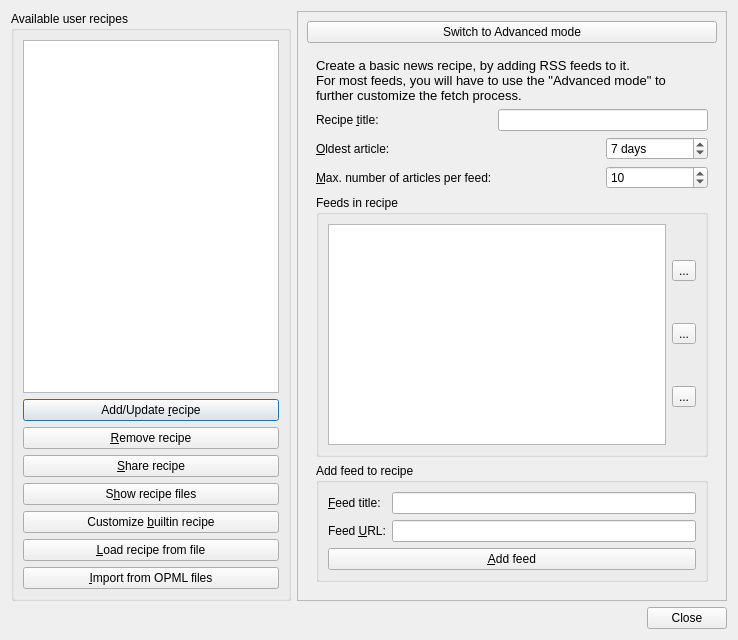
<?xml version="1.0" encoding="UTF-8"?>
<ui version="4.0">
 <class>Dialog</class>
 <widget class="QDialog" name="Dialog">
  <property name="geometry">
   <rect>
    <x>0</x>
    <y>0</y>
    <width>738</width>
    <height>640</height>
   </rect>
  </property>
  <property name="windowTitle">
   <string>Add custom news source</string>
  </property>
  <property name="windowIcon">
   <iconset resource="../../../../resources/images.qrc">
    <normaloff>:/images/user_profile.png</normaloff>:/images/user_profile.png</iconset>
  </property>
  <layout class="QVBoxLayout" name="verticalLayout_4">
   <item>
    <widget class="QScrollArea" name="scrollArea">
     <property name="frameShape">
      <enum>QFrame::NoFrame</enum>
     </property>
     <property name="lineWidth">
      <number>0</number>
     </property>
     <property name="widgetResizable">
      <bool>true</bool>
     </property>
     <widget class="QWidget" name="scrollAreaWidgetContents">
      <property name="geometry">
       <rect>
        <x>0</x>
        <y>0</y>
        <width>730</width>
        <height>601</height>
       </rect>
      </property>
      <layout class="QVBoxLayout" name="verticalLayout_3">
       <property name="margin">
        <number>0</number>
       </property>
       <item>
        <widget class="QWidget" name="central_widget" native="true">
         <property name="minimumSize">
          <size>
           <width>580</width>
           <height>550</height>
          </size>
         </property>
         <layout class="QHBoxLayout" name="horizontalLayout">
          <property name="margin">
           <number>0</number>
          </property>
          <item>
           <widget class="QGroupBox" name="groupBox">
            <property name="sizePolicy">
             <sizepolicy hsizetype="Minimum" vsizetype="Preferred">
              <horstretch>1</horstretch>
              <verstretch>0</verstretch>
             </sizepolicy>
            </property>
            <property name="title">
             <string>Available user recipes</string>
            </property>
            <layout class="QVBoxLayout" name="verticalLayout_2">
             <item>
              <widget class="QListView" name="available_profiles"/>
             </item>
             <item>
              <widget class="QPushButton" name="add_profile_button">
               <property name="text">
                <string>Add/Update &amp;recipe</string>
               </property>
               <property name="icon">
                <iconset resource="../../../../resources/images.qrc">
                 <normaloff>:/images/plus.png</normaloff>:/images/plus.png</iconset>
               </property>
              </widget>
             </item>
             <item>
              <widget class="QPushButton" name="remove_profile_button">
               <property name="text">
                <string>&amp;Remove recipe</string>
               </property>
               <property name="icon">
                <iconset resource="../../../../resources/images.qrc">
                 <normaloff>:/images/list_remove.png</normaloff>:/images/list_remove.png</iconset>
               </property>
              </widget>
             </item>
             <item>
              <widget class="QPushButton" name="share_button">
               <property name="text">
                <string>&amp;Share recipe</string>
               </property>
               <property name="icon">
                <iconset resource="../../../../resources/images.qrc">
                 <normaloff>:/images/forward.png</normaloff>:/images/forward.png</iconset>
               </property>
              </widget>
             </item>
             <item>
              <widget class="QPushButton" name="show_recipe_files_button">
               <property name="text">
                <string>S&amp;how recipe files</string>
               </property>
               <property name="icon">
                <iconset resource="../../../../resources/images.qrc">
                 <normaloff>:/images/document_open.png</normaloff>:/images/document_open.png</iconset>
               </property>
              </widget>
             </item>
             <item>
              <widget class="QPushButton" name="builtin_recipe_button">
               <property name="text">
                <string>Customize &amp;builtin recipe</string>
               </property>
               <property name="icon">
                <iconset resource="../../../../resources/images.qrc">
                 <normaloff>:/images/news.png</normaloff>:/images/news.png</iconset>
               </property>
              </widget>
             </item>
             <item>
              <widget class="QPushButton" name="load_button">
               <property name="text">
                <string>&amp;Load recipe from file</string>
               </property>
               <property name="icon">
                <iconset resource="../../../../resources/images.qrc">
                 <normaloff>:/images/chapters.png</normaloff>:/images/chapters.png</iconset>
               </property>
              </widget>
             </item>
             <item>
              <widget class="QPushButton" name="opml_button">
               <property name="text">
                <string>&amp;Import from OPML files</string>
               </property>
               <property name="icon">
                <iconset resource="../../../../resources/images.qrc">
                 <normaloff>:/images/opml.png</normaloff>:/images/opml.png</iconset>
               </property>
              </widget>
             </item>
            </layout>
           </widget>
          </item>
          <item>
           <widget class="QFrame" name="frame">
            <property name="sizePolicy">
             <sizepolicy hsizetype="Preferred" vsizetype="Preferred">
              <horstretch>10</horstretch>
              <verstretch>0</verstretch>
             </sizepolicy>
            </property>
            <property name="frameShape">
             <enum>QFrame::StyledPanel</enum>
            </property>
            <property name="frameShadow">
             <enum>QFrame::Raised</enum>
            </property>
            <layout class="QVBoxLayout" name="verticalLayout">
             <item>
              <widget class="QPushButton" name="toggle_mode_button">
               <property name="text">
                <string>Switch to Advanced mode</string>
               </property>
              </widget>
             </item>
             <item>
              <widget class="QStackedWidget" name="stacks">
               <property name="currentIndex">
                <number>0</number>
               </property>
               <widget class="QWidget" name="page">
                <layout class="QVBoxLayout" name="verticalLayout_5">
                 <item>
                  <widget class="QLabel" name="label">
                   <property name="text">
                    <string>&lt;html&gt;&lt;head&gt;&lt;meta name=&quot;qrichtext&quot; content=&quot;1&quot; /&gt;&lt;style type=&quot;text/css&quot;&gt;
p, li { white-space: pre-wrap; }
&lt;/style&gt;&lt;/head&gt;&lt;body style=&quot; font-family:'DejaVu Sans'; font-size:10pt; font-weight:400; font-style:normal;&quot;&gt;
&lt;p style=&quot; margin-top:12px; margin-bottom:12px; margin-left:0px; margin-right:0px; -qt-block-indent:0; text-indent:0px;&quot;&gt;Create a basic news recipe, by adding RSS feeds to it. &lt;br /&gt;For most feeds, you will have to use the &quot;Advanced mode&quot; to further customize the fetch process.&lt;/p&gt;&lt;/body&gt;&lt;/html&gt;</string>
                   </property>
                   <property name="textFormat">
                    <enum>Qt::RichText</enum>
                   </property>
                   <property name="wordWrap">
                    <bool>true</bool>
                   </property>
                  </widget>
                 </item>
                 <item>
                  <layout class="QGridLayout">
                   <item row="0" column="0">
                    <widget class="QLabel" name="label_2">
                     <property name="text">
                      <string>Recipe &amp;title:</string>
                     </property>
                     <property name="buddy">
                      <cstring>profile_title</cstring>
                     </property>
                    </widget>
                   </item>
                   <item row="0" column="1" colspan="2">
                    <widget class="EnLineEdit" name="profile_title">
                     <property name="font">
                      <font>
                       <weight>75</weight>
                       <bold>true</bold>
                      </font>
                     </property>
                    </widget>
                   </item>
                   <item row="2" column="0">
                    <widget class="QLabel" name="label_6">
                     <property name="text">
                      <string>&amp;Oldest article:</string>
                     </property>
                     <property name="buddy">
                      <cstring>oldest_article</cstring>
                     </property>
                    </widget>
                   </item>
                   <item row="2" column="2">
                    <widget class="QSpinBox" name="oldest_article">
                     <property name="toolTip">
                      <string>The oldest article to download</string>
                     </property>
                     <property name="suffix">
                      <string> days</string>
                     </property>
                     <property name="minimum">
                      <number>1</number>
                     </property>
                     <property name="maximum">
                      <number>36500</number>
                     </property>
                     <property name="value">
                      <number>7</number>
                     </property>
                    </widget>
                   </item>
                   <item row="3" column="0">
                    <widget class="QLabel" name="label_7">
                     <property name="text">
                      <string>&amp;Max. number of articles per feed:</string>
                     </property>
                     <property name="buddy">
                      <cstring>max_articles</cstring>
                     </property>
                    </widget>
                   </item>
                   <item row="3" column="2">
                    <widget class="QSpinBox" name="max_articles">
                     <property name="toolTip">
                      <string>Maximum number of articles to download per feed.</string>
                     </property>
                     <property name="minimum">
                      <number>5</number>
                     </property>
                     <property name="maximum">
                      <number>100</number>
                     </property>
                     <property name="value">
                      <number>10</number>
                     </property>
                    </widget>
                   </item>
                  </layout>
                 </item>
                 <item>
                  <widget class="QGroupBox" name="groupBox_2">
                   <property name="sizePolicy">
                    <sizepolicy hsizetype="Preferred" vsizetype="Preferred">
                     <horstretch>100</horstretch>
                     <verstretch>0</verstretch>
                    </sizepolicy>
                   </property>
                   <property name="title">
                    <string>Feeds in recipe</string>
                   </property>
                   <layout class="QHBoxLayout">
                    <item>
                     <widget class="BasicList" name="added_feeds">
                      <property name="sizePolicy">
                       <sizepolicy hsizetype="Expanding" vsizetype="Expanding">
                        <horstretch>100</horstretch>
                        <verstretch>0</verstretch>
                       </sizepolicy>
                      </property>
                      <property name="selectionMode">
                       <enum>QAbstractItemView::MultiSelection</enum>
                      </property>
                     </widget>
                    </item>
                    <item>
                     <layout class="QVBoxLayout">
                      <item>
                       <widget class="QToolButton" name="up_button">
                        <property name="text">
                         <string>...</string>
                        </property>
                        <property name="icon">
                         <iconset resource="../../../../resources/images.qrc">
                          <normaloff>:/images/arrow-up.png</normaloff>:/images/arrow-up.png</iconset>
                        </property>
                       </widget>
                      </item>
                      <item>
                       <widget class="QToolButton" name="remove_feed_button">
                        <property name="toolTip">
                         <string>Remove feed from recipe</string>
                        </property>
                        <property name="text">
                         <string>...</string>
                        </property>
                        <property name="icon">
                         <iconset resource="../../../../resources/images.qrc">
                          <normaloff>:/images/list_remove.png</normaloff>:/images/list_remove.png</iconset>
                        </property>
                       </widget>
                      </item>
                      <item>
                       <widget class="QToolButton" name="down_button">
                        <property name="text">
                         <string>...</string>
                        </property>
                        <property name="icon">
                         <iconset resource="../../../../resources/images.qrc">
                          <normaloff>:/images/arrow-down.png</normaloff>:/images/arrow-down.png</iconset>
                        </property>
                       </widget>
                      </item>
                     </layout>
                    </item>
                   </layout>
                  </widget>
                 </item>
                 <item>
                  <widget class="QGroupBox" name="groupBox_3">
                   <property name="title">
                    <string>Add feed to recipe</string>
                   </property>
                   <layout class="QGridLayout">
                    <item row="0" column="0">
                     <widget class="QLabel" name="label_4">
                      <property name="text">
                       <string>&amp;Feed title:</string>
                      </property>
                      <property name="buddy">
                       <cstring>feed_title</cstring>
                      </property>
                     </widget>
                    </item>
                    <item row="0" column="1">
                     <widget class="EnLineEdit" name="feed_title"/>
                    </item>
                    <item row="1" column="0">
                     <widget class="QLabel" name="label_5">
                      <property name="text">
                       <string>Feed &amp;URL:</string>
                      </property>
                      <property name="buddy">
                       <cstring>feed_url</cstring>
                      </property>
                     </widget>
                    </item>
                    <item row="1" column="1">
                     <widget class="QLineEdit" name="feed_url"/>
                    </item>
                    <item row="2" column="0" colspan="2">
                     <widget class="QPushButton" name="add_feed_button">
                      <property name="toolTip">
                       <string>Add feed to recipe</string>
                      </property>
                      <property name="text">
                       <string>&amp;Add feed</string>
                      </property>
                      <property name="icon">
                       <iconset resource="../../../../resources/images.qrc">
                        <normaloff>:/images/plus.png</normaloff>:/images/plus.png</iconset>
                      </property>
                     </widget>
                    </item>
                   </layout>
                  </widget>
                 </item>
                </layout>
               </widget>
               <widget class="QWidget" name="page_2">
                <layout class="QVBoxLayout">
                 <item>
                  <widget class="QLabel" name="label_8">
                   <property name="text">
                    <string>For help with writing advanced news recipes, please visit &lt;a href=&quot;http://manual.__appname__-ebook.com/news.html&quot;&gt;User Recipes&lt;/a&gt;</string>
                   </property>
                   <property name="wordWrap">
                    <bool>true</bool>
                   </property>
                   <property name="openExternalLinks">
                    <bool>true</bool>
                   </property>
                  </widget>
                 </item>
                 <item>
                  <widget class="QGroupBox" name="groupBox_4">
                   <property name="title">
                    <string>Recipe source code (python)</string>
                   </property>
                   <layout class="QVBoxLayout">
                    <item>
                     <widget class="QTextEdit" name="source_code">
                      <property name="sizePolicy">
                       <sizepolicy hsizetype="Expanding" vsizetype="Expanding">
                        <horstretch>100</horstretch>
                        <verstretch>0</verstretch>
                       </sizepolicy>
                      </property>
                      <property name="lineWrapMode">
                       <enum>QTextEdit::NoWrap</enum>
                      </property>
                      <property name="acceptRichText">
                       <bool>false</bool>
                      </property>
                     </widget>
                    </item>
                   </layout>
                  </widget>
                 </item>
                </layout>
               </widget>
              </widget>
             </item>
            </layout>
           </widget>
          </item>
         </layout>
        </widget>
       </item>
      </layout>
     </widget>
    </widget>
   </item>
   <item>
    <widget class="QDialogButtonBox" name="buttonBox">
     <property name="orientation">
      <enum>Qt::Horizontal</enum>
     </property>
     <property name="standardButtons">
      <set>QDialogButtonBox::Close</set>
     </property>
    </widget>
   </item>
  </layout>
 </widget>
 <customwidgets>
  <customwidget>
   <class>BasicList</class>
   <extends>QListWidget</extends>
   <header>widgets.h</header>
  </customwidget>
  <customwidget>
   <class>EnLineEdit</class>
   <extends>QLineEdit</extends>
   <header>widgets.h</header>
  </customwidget>
 </customwidgets>
 <resources>
  <include location="../../../../resources/images.qrc"/>
 </resources>
 <connections>
  <connection>
   <sender>buttonBox</sender>
   <signal>accepted()</signal>
   <receiver>Dialog</receiver>
   <slot>accept()</slot>
   <hints>
    <hint type="sourcelabel">
     <x>446</x>
     <y>649</y>
    </hint>
    <hint type="destinationlabel">
     <x>0</x>
     <y>632</y>
    </hint>
   </hints>
  </connection>
  <connection>
   <sender>buttonBox</sender>
   <signal>rejected()</signal>
   <receiver>Dialog</receiver>
   <slot>reject()</slot>
   <hints>
    <hint type="sourcelabel">
     <x>175</x>
     <y>643</y>
    </hint>
    <hint type="destinationlabel">
     <x>176</x>
     <y>636</y>
    </hint>
   </hints>
  </connection>
 </connections>
</ui>
